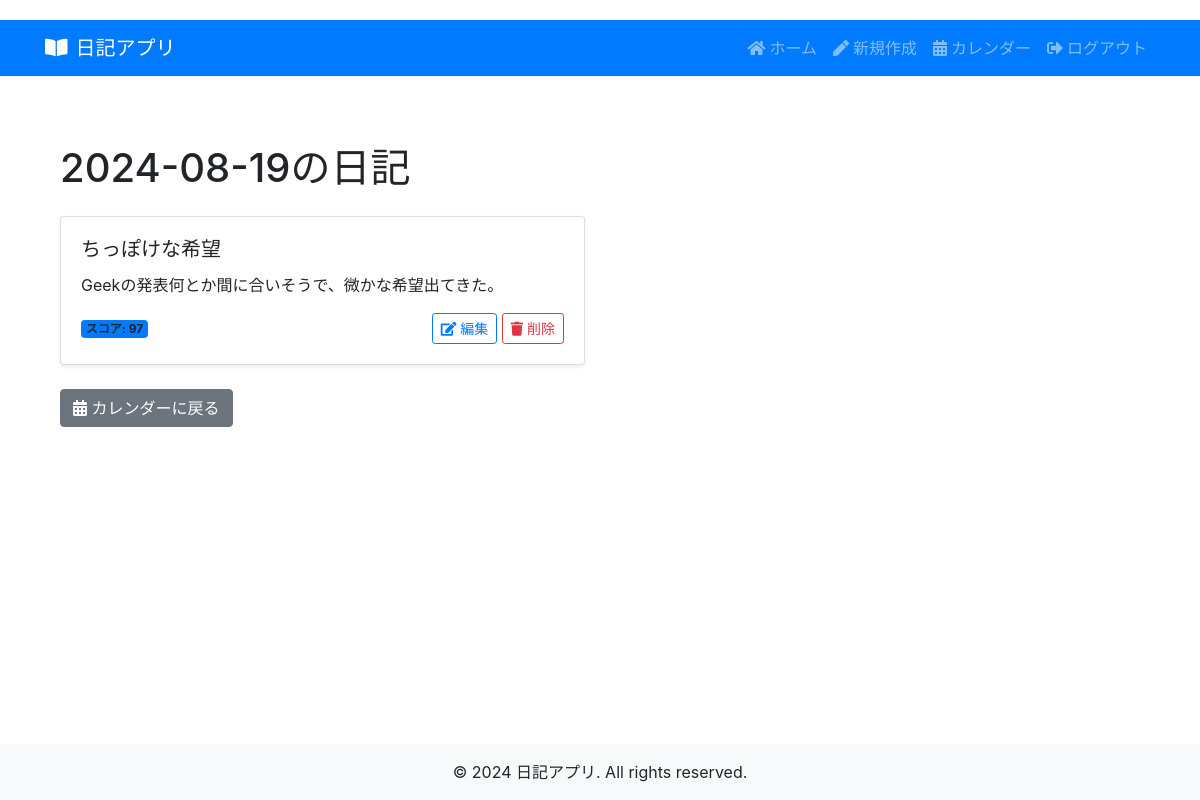
The page /diary/2024-08-19 (signed in) on the database its author committed.
### tables this page shows
CREATE TABLE diaries
                 (id INTEGER PRIMARY KEY AUTOINCREMENT,
                  user_id INTEGER NOT NULL,
                  title TEXT,
                  content TEXT,
                  sentiment TEXT,
                  score REAL,
                  created_at TIMESTAMP,
                  FOREIGN KEY (user_id) REFERENCES users (id));

### app.py (the view)
@app.route('/diary/<date>')
@login_required
def diary_detail(date):
    diaries = get_all_diaries(session['user_id']).get(date, {'entries': []})
    return render_template('diary_detail.html', date=date, diaries=diaries)

### app.py (called while the page is built)
def login_required(f):
    @wraps(f)
    def decorated_function(*args, **kwargs):
        if 'user_id' not in session:
            flash('ログインが必要です。', 'error')
            return redirect(url_for('login'))
        return f(*args, **kwargs)
    return decorated_function

### database.py (called while the page is built)
def get_all_diaries(user_id):
    conn = sqlite3.connect(DATABASE)
    c = conn.cursor()
    c.execute("""
        SELECT id, title, content, score, DATE(created_at) as date
        FROM diaries
        WHERE user_id = ?
        ORDER BY date DESC, created_at DESC
    """, (user_id,))
    diaries = c.fetchall()
    conn.close()
    processed_diaries = {}
    for id, title, content, score, date in diaries:
        if date not in processed_diaries:
            processed_diaries[date] = {'entries': [], 'avg_score': 0}
        processed_diaries[date]['entries'].append({'id': id, 'title': title or 'No Title', 'content': content, 'score': round(score)})
    for date, data in processed_diaries.items():
        data['avg_score'] = round(sum(entry['score'] for entry in data['entries']) / len(data['entries']))
    return processed_diaries

### templates/diary_detail.html
{% extends "layout.html" %}
{% block content %}
<div class="container my-4">
    <h1 class="mb-4">{{ date }}の日記</h1>
    {% if diaries['entries'] %}
        <div class="row">
            {% for entry in diaries['entries'] %}
                <div class="col-md-6 mb-4">
                    <div class="card h-100 shadow-sm">
                        <div class="card-body">
                            <h5 class="card-title">{{ entry['title'] }}</h5>
                            <p class="card-text">{{ entry['content'] }}</p>
                            <div class="d-flex justify-content-between align-items-center">
                                <span class="badge bg-primary">スコア: {{ entry['score'] }}</span>
                                <div>
                                    <a href="{{ url_for('edit_diary', id=entry['id']) }}" class="btn btn-sm btn-outline-primary">
                                        <i class="fas fa-edit"></i> 編集
                                    </a>
                                    <form action="{{ url_for('delete_diary_route', id=entry['id']) }}" method="post" class="d-inline">
                                        <button type="submit" class="btn btn-sm btn-outline-danger" onclick="return confirm('本当に削除しますか？');">
                                            <i class="fas fa-trash"></i> 削除
                                        </button>
                                    </form>
                                </div>
                            </div>
                        </div>
                    </div>
                </div>
            {% endfor %}
        </div>
    {% else %}
        <div class="alert alert-info" role="alert">
            <i class="fas fa-info-circle"></i> この日の日記はありません。
        </div>
    {% endif %}
    <a href="{{ url_for('diary_calendar') }}" class="btn btn-secondary">
        <i class="fas fa-calendar-alt"></i> カレンダーに戻る
    </a>
</div>
{% endblock %}

### static/css/style.css (style rules this page uses)
body { padding-top: 20px; }

### rows shown on the page
diaries: title "ちっぽけな希望", content "Geekの発表何とか間に合いそうで、微かな希望出てきた。", score "97"

### other values the page prints
{{ date }} "2024-08-19"
